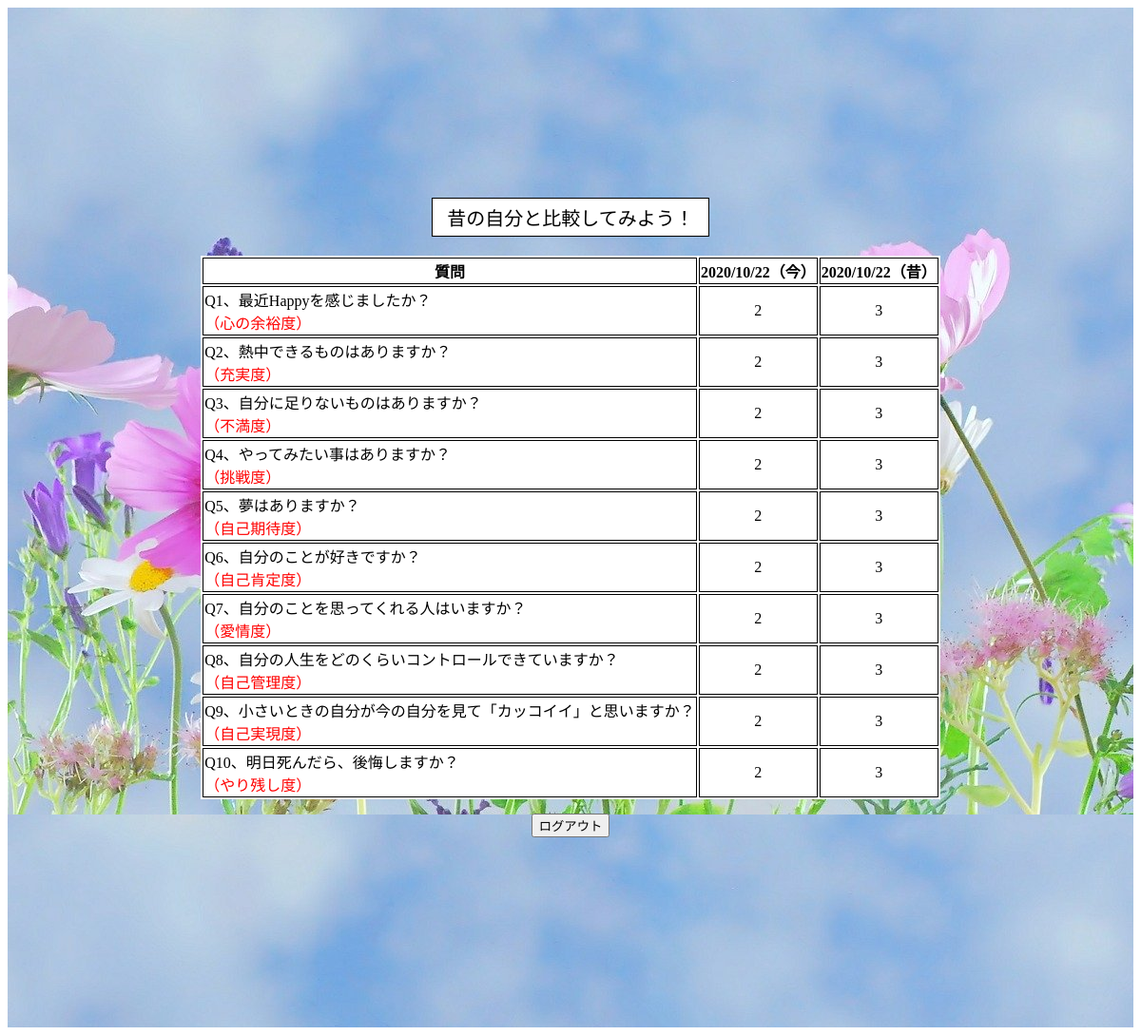
Screenshot of /dbtest (signed in) with the database file from the repository.
### tables this page shows
CREATE TABLE "question" (
	"id"	INTEGER,
	"user_id"	INTEGER,
	"question_id"	INTEGER,
	"anser"	INTEGER,
	"date"	INTEGER,
	PRIMARY KEY("id" AUTOINCREMENT)
);

### app.py (the view)
@app.route("/dbtest")
def dbtest():
    user_id=session['user_id']
    conn = sqlite3.connect("hitoiki.db")
    c = conn.cursor()
    c.execute("select anser  from question where question_id = 1 order by id  desc")
    list1 = c.fetchall()
    print(list1)
    c.execute("select anser  from question where question_id = 2 order by id desc ")
    list2 = c.fetchall()
    print(list2)
    c.execute("select anser  from question where question_id = 3 order by id desc ")
    list3 = c.fetchall()
    c.execute("select anser  from question where question_id = 4 order by id desc ")
    list4 = c.fetchall()
    c.execute("select anser  from question where question_id = 5 order by id desc ")
    list5 = c.fetchall()
    c.execute("select anser  from question where question_id = 6 order by id desc ")
    list6 = c.fetchall()
    c.execute("select anser  from question where question_id = 7 order by id desc ")
    list7 = c.fetchall()
    c.execute("select anser  from question where question_id = 8 order by id desc ")
    list8 = c.fetchall()
    c.execute("select anser  from question where question_id = 9 order by id desc ")
    list9 = c.fetchall()
    c.execute("select anser  from question where question_id = 10 order by id desc ")
    list10 = c.fetchall()
    c.execute("select date  from question where question_id = 1 AND user_id = ? order by id desc",(user_id,))
    time = c.fetchall()
    print(time)
    c.close()
    return render_template("result.html",list1=list1, list2=list2, list3=list3 ,list4=list4, list5=list5, list6=list6, list7=list7, list8=list8,list9=list9, list10=list10, time=time)

### templates/result.html
{% extends 'base.html' %}
{% block content %}
<div class="container no_padding">
    <span class="result_title">昔の自分と比較してみよう！</span>
    <form action="/result">
        <table>
            <tr>
                <th>質問</th>
                <th>{{time[0][0]}}（今）</th>
                <th>{{time[1][0]}}（昔）</th>
            </tr>
            <tr>
                <td class="result_q">Q1、最近Happyを感じましたか？<br><span class="comment">（心の余裕度）</span></td>
                <td>{{list1[0][0]}}</td>
                <td>{{list1[1][0]}}</td>
            </tr>
            <tr>
                <td class="result_q">Q2、熱中できるものはありますか？<br><span class="comment">（充実度）</span></td>
                <td>{{list2[0][0]}}</td>
                <td>{{list2[1][0]}}</td>
            </tr>
            <tr>
                <td class="result_q">Q3、自分に足りないものはありますか？<br><span class="comment">（不満度）</span></td>
                <td>{{list3[0][0]}}</td>
                <td>{{list3[1][0]}}</td>
            </tr>
            <tr>
                <td class="result_q">Q4、やってみたい事はありますか？<br><span class="comment">（挑戦度）</span></td>
                <td>{{list4[0][0]}}</td>
                <td>{{list4[1][0]}}</td>
            </tr>
            <tr>
                <td class="result_q">Q5、夢はありますか？<br><span class="comment">（自己期待度）</span></td>
                <td>{{list5[0][0]}}</td>
                <td>{{list5[1][0]}}</td>
            </tr>
            <tr>
                <td class="result_q">Q6、自分のことが好きですか？<br><span class="comment">（自己肯定度）</span></td>
                <td>{{list6[0][0]}}</td>
                <td>{{list6[1][0]}}</td>
            </tr>
            <tr>
                <td class="result_q">Q7、自分のことを思ってくれる人はいますか？<br><span class="comment">（愛情度）</span></td>
                <td>{{list7[0][0]}}</td>
                <td>{{list7[1][0]}}</td>
            </tr>
            <tr>
                <td class="result_q">Q8、自分の人生をどのくらいコントロールできていますか？<br><span class="comment">（自己管理度）</span></td>
                <td>{{list8[0][0]}}</td>
                <td>{{list8[1][0]}}</td>
            </tr>
            <tr>
                <td class="result_q">Q9、小さいときの自分が今の自分を見て「カッコイイ」と思いますか？<br><span class="comment">（自己実現度）</span></td>
                <td>{{list9[0][0]}}</td>
                <td>{{list9[1][0]}}</td>
            </tr>
            <tr>
                <td class="result_q">Q10、明日死んだら、後悔しますか？<br><span class="comment">（やり残し度）</span></td>
                <td>{{list10[0][0]}}</td>
                <td>{{list10[1][0]}}</td>
            </tr>
        </table>
    </form>
    <input type="button" class="logout_btn" value="ログアウト" onclick="location.href='/logout'">
</div>
{% endblock %}

### templates/base.html (shortened to what this page needs)
<!DOCTYPE html>
<html lang="en">
<head>
    <link rel="stylesheet" href="../static/css/style.css" media="screen and ( min-width:769px )">
    <link rel="stylesheet" href="../static/css/style_sp.css" media="screen and ( max-width:768px )">
</head>
<body>
    {% block content %}
    {% endblock %}
</body>
</html>

### static/css/style.css (style rules this page uses)
.container { padding: 200px; text-align: center; background-size: contain; background-size: cover; background-repeat: repeat-y; }
.login_btn,.regist_btn,.first_btn,.logout_btn { text-align: center; margin-top: 15px; }
table { margin: 0 auto; background-color: white; }
table th, table td { text-align: center; border: 1px solid black; }
.result_q { text-align: left; }
.result_title { margin-bottom: 20px; display: inline-block; background-color: white; border: 1px solid black; font-size: 20px; padding: 5px 15px; }
.comment { color: red; }
.background8 { background: url("../images/wild-flowers-571940_1920.jpg"); }

### static/css/style_sp.css (style rules this page uses)
.container { padding: 20px; text-align: center; background-size: cover; background-repeat: repeat-y; background-image: url("../images/bolivia-1802042_1920.jpg"); margin-top: 150px; }
.no_padding { margin-top: 10px; }
.login_btn,.regist_btn,.first_btn,.logout_btn { text-align: center; margin-top: 15px; }
table { margin: 0 auto; background-color: white; }
table th { text-align: center; border: 1px solid black; font-size: 10px; }
table td { text-align: center; border: 1px solid black; }
.result_q { text-align: left; }
.result_title { margin-bottom: 20px; display: inline-block; background-color: white; border: 1px solid black; font-size: 20px; padding: 5px 15px; }
.comment { color: red; }
.background8 { background: url("../images/wild-flowers-571940_1920.jpg"); }

### rows the page displays
question: date "2020/10/22", anser "2"
question: date "2020/10/22", anser "3"
question: anser "2"
question: anser "3"
question: anser "2"
question: anser "3"
question: anser "2"
question: anser "3"
question: anser "2"
question: anser "3"
question: anser "2"
question: anser "3"
question: anser "2"
question: anser "3"
question: anser "2"
question: anser "3"
question: anser "2"
question: anser "3"
question: anser "2"
question: anser "3"
